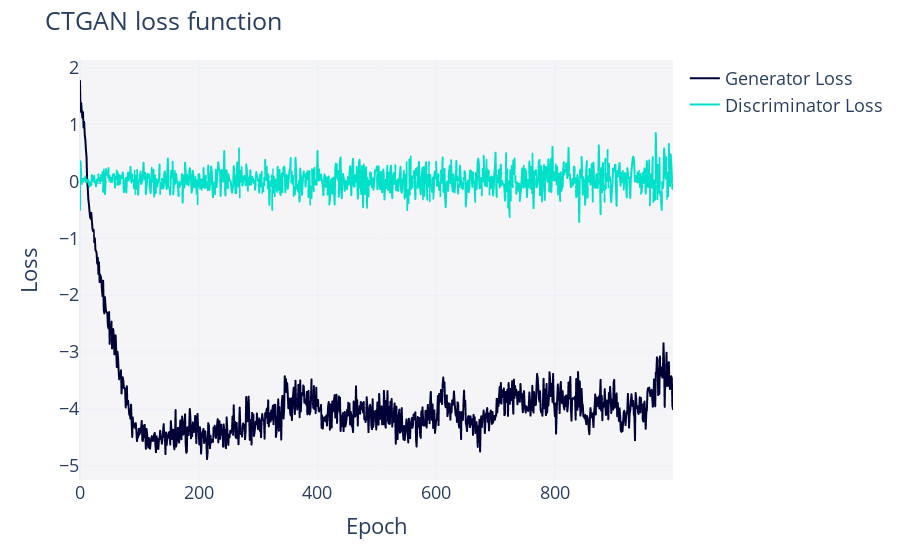

The notebook cell this image was saved under:
### Code cell
fig = model.get_loss_values_plot()
fig.show()

### Figure 1 — Plotly figure (JSON) as saved in the notebook; plotly's stock layout.template omitted (floating-point values rounded to 4 significant figures; data arrays with more than 128 entries replaced by an {"elided": "..."} marker saying what was removed)
{"data": [{"hovertemplate": "variable=Generator Loss<br>Epoch=%{x}<br>value=%{y}<extra></extra>", "legendgroup": "Generator Loss", "line": {"color": "#000036", "dash": "solid"}, "marker": {"symbol": "circle"}, "mode": "lines", "name": "Generator Loss", "showlegend": true, "type": "scattergl", "x": {"elided": "1000 int values"}, "xaxis": "x", "y": {"elided": "1000 float values"}, "yaxis": "y"}, {"hovertemplate": "variable=Discriminator Loss<br>Epoch=%{x}<br>value=%{y}<extra></extra>", "legendgroup": "Discriminator Loss", "line": {"color": "#01E0C9", "dash": "solid"}, "marker": {"symbol": "circle"}, "mode": "lines", "name": "Discriminator Loss", "showlegend": true, "type": "scattergl", "x": {"elided": "1000 int values"}, "xaxis": "x", "y": {"elided": "1000 float values"}, "yaxis": "y"}], "layout": {"font": {"size": 18}, "legend": {"orientation": "v", "title": {"text": ""}, "tracegroupgap": 0}, "margin": {"t": 60}, "plot_bgcolor": "#F5F5F8", "title": {"text": "CTGAN loss function"}, "xaxis": {"anchor": "y", "domain": [0, 1], "title": {"text": "Epoch"}}, "yaxis": {"anchor": "x", "domain": [0, 1], "title": {"text": "Loss"}}}}
